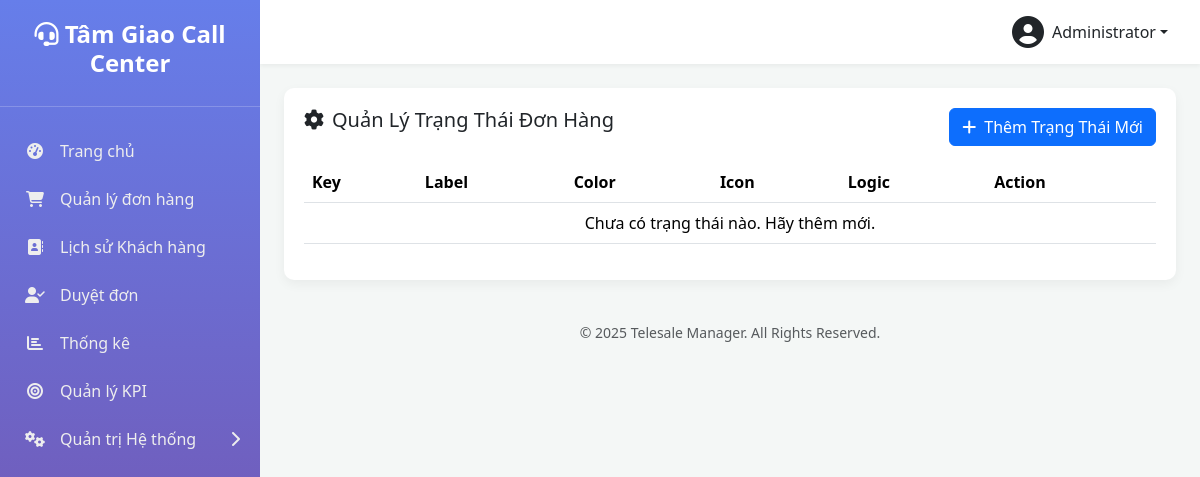
The app's page /admin-status-config.php (signed in), older data.
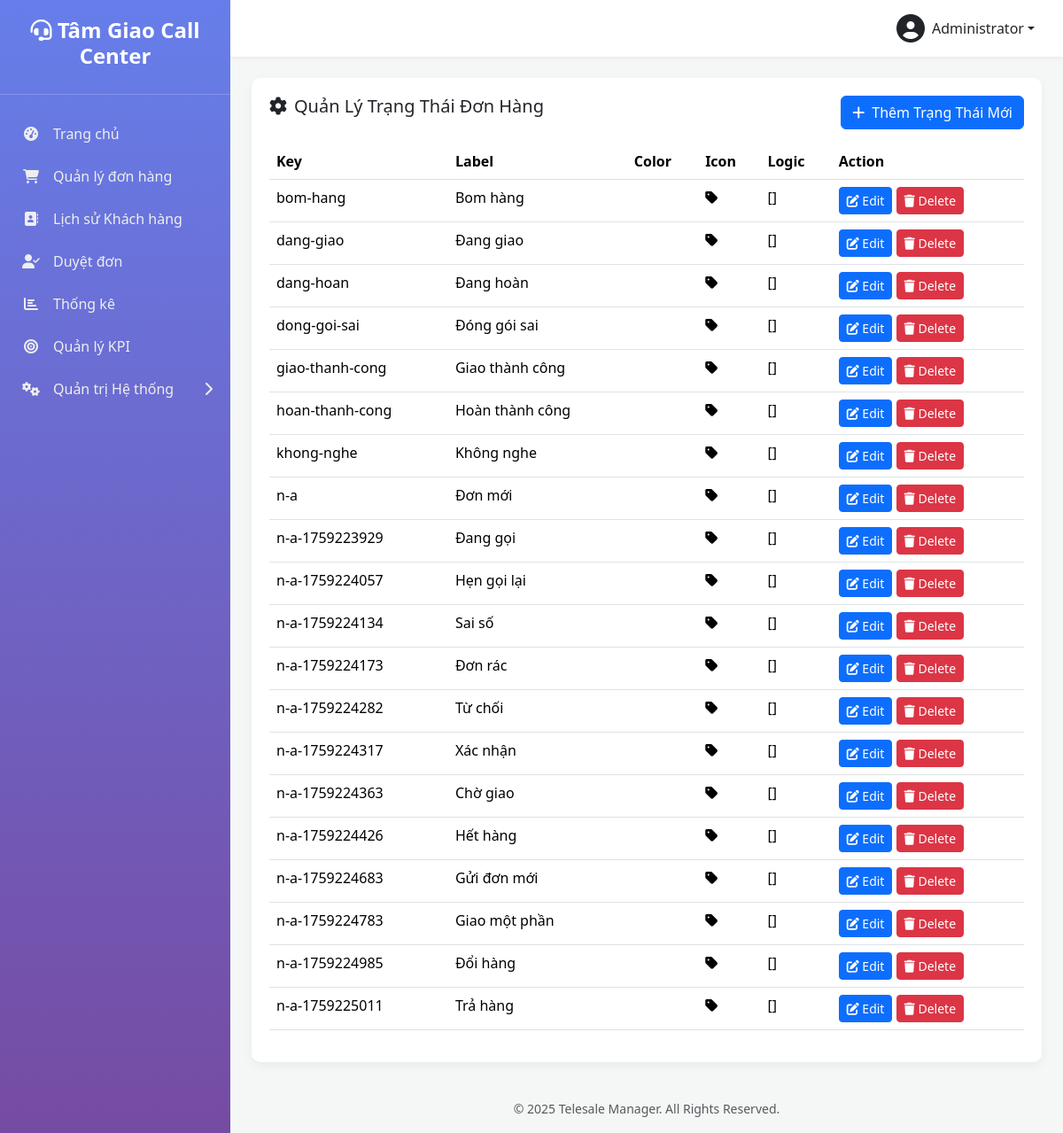
The same page, newer data.
### tables this page shows
CREATE TABLE `order_status_configs` (
  `status_key` varchar(50) NOT NULL,
  `label` varchar(100) NOT NULL,
  `color` varchar(20) NOT NULL,
  `icon` varchar(50) NOT NULL,
  `sort_order` int(11) NOT NULL DEFAULT 0,
  `logic_json` text NOT NULL,
  `created_by` int(10) UNSIGNED DEFAULT NULL,
  `created_at` datetime DEFAULT current_timestamp(),
  `updated_at` datetime DEFAULT current_timestamp() ON UPDATE current_timestamp()
);

### functions.php (called while the page is built, shortened)
<?php
function get_db_connection() {
    static $pdo = null;
    if ($pdo === null) {
        try {
            $dsn = "mysql:host=" . DB_HOST . ";dbname=" . DB_NAME . ";charset=" . DB_CHARSET;
            $options = [
                PDO::ATTR_ERRMODE => PDO::ERRMODE_EXCEPTION,
                PDO::ATTR_DEFAULT_FETCH_MODE => PDO::FETCH_ASSOC,
                PDO::ATTR_EMULATE_PREPARES => false,
            ];
            $pdo = new PDO($dsn, DB_USER, DB_PASS, $options);
        } catch (PDOException $e) {
            die('Database connection failed: ' . $e->getMessage());
        }
    }
    return $pdo;
}
function db_query($sql, $params = []) {
    $pdo = get_db_connection();
    $stmt = $pdo->prepare($sql);
    $stmt->execute($params);
    return $stmt;
}
function db_get_results($sql, $params = []) {
    $stmt = db_query($sql, $params);
    return $stmt->fetchAll(PDO::FETCH_ASSOC);
}
function get_order_status_configs() {
    static $configs = null;
    if ($configs === null) {
        $results = db_get_results("SELECT * FROM order_status_configs");
        $configs = [];
        foreach ($results as $row) {
            $configs[$row['status_key']] = [
                'label' => $row['label'],
                'color' => $row['color'],
                'icon' => $row['icon'],
                'logic' => json_decode($row['logic_json'], true) ?? []
            ];
        }
    }
    return $configs;
}

### admin-status-config.php (the view, shortened to what this page needs)
<?php
require_once 'functions.php';
$configs = get_order_status_configs();
include 'includes/header.php';
?>
<div class="table-card">
    <div class="d-flex justify-content-between mb-3">
        <h5><i class="fas fa-cog me-2"></i>Quản Lý Trạng Thái Đơn Hàng</h5>
        <button class="btn btn-primary" data-bs-toggle="modal" data-bs-target="#statusModal" data-mode="add">
            <i class="fas fa-plus me-2"></i>Thêm Trạng Thái Mới
        </button>
    </div>
    <div class="table-responsive">
        <table class="table table-hover">
            <thead>
                <tr>
                    <th>Key</th>
                    <th>Label</th>
                    <th>Color</th>
                    <th>Icon</th>
                    <th>Logic</th>
                    <th>Action</th>
                </tr>
            </thead>
            <tbody>
                <?php if (empty($configs)): ?>
                    <tr><td colspan="6" class="text-center">Chưa có trạng thái nào. Hãy thêm mới.</td></tr>
                <?php else: ?>
                    <?php foreach ($configs as $key => $conf): ?>
                    <tr>
                        <td><?php echo htmlspecialchars($key); ?></td>
                        <td><?php echo htmlspecialchars($conf['label']); ?></td>
                        <td><span class="badge bg-<?php echo htmlspecialchars($conf['color']); ?>">Mẫu</span></td>
                        <td><i class="fas <?php echo htmlspecialchars($conf['icon']); ?>"></i></td>
                        <td><?php echo htmlspecialchars(json_encode($conf['logic'], JSON_PRETTY_PRINT)); ?></td>
                        <td>
                            <button class="btn btn-primary btn-sm" data-bs-toggle="modal" data-bs-target="#statusModal"
                                    data-mode="edit" data-key="<?php echo htmlspecialchars($key); ?>"
                                    data-label="<?php echo htmlspecialchars($conf['label']); ?>"
                                    data-color="<?php echo htmlspecialchars($conf['color']); ?>"
                                    data-icon="<?php echo htmlspecialchars($conf['icon']); ?>"
                                    data-logic='<?php echo json_encode($conf['logic']); ?>'>
                                <i class="fas fa-edit"></i> Edit
                            </button>
                            <button class="btn btn-danger btn-sm btn-delete" data-key="<?php echo htmlspecialchars($key); ?>">
                                <i class="fas fa-trash"></i> Delete
                            </button>
                        </td>
                    </tr>
                    <?php endforeach; ?>
                <?php endif; ?>
            </tbody>
        </table>
    </div>
</div>
<?php include 'includes/footer.php'; ?>

Row changes from the older to the newer data that the page shows:
added order_status_configs: key "bom-hang", label "Bom hàng", logic "[]"
added order_status_configs: key "dang-giao", label "Đang giao", logic "[]"
added order_status_configs: key "dang-hoan", label "Đang hoàn", logic "[]"
added order_status_configs: key "dong-goi-sai", label "Đóng gói sai", logic "[]"
added order_status_configs: key "giao-thanh-cong", label "Giao thành công", logic "[]"
added order_status_configs: key "hoan-thanh-cong", label "Hoàn thành công", logic "[]"
added order_status_configs: key "khong-nghe", label "Không nghe", logic "[]"
added order_status_configs: key "n-a", label "Đơn mới", logic "[]"
added order_status_configs: key "n-a-1759223929", label "Đang gọi", logic "[]"
added order_status_configs: key "n-a-1759224057", label "Hẹn gọi lại", logic "[]"
added order_status_configs: key "n-a-1759224134", label "Sai số", logic "[]"
added order_status_configs: key "n-a-1759224173", label "Đơn rác", logic "[]"
added order_status_configs: key "n-a-1759224282", label "Từ chối", logic "[]"
added order_status_configs: key "n-a-1759224317", label "Xác nhận", logic "[]"
added order_status_configs: key "n-a-1759224363", label "Chờ giao", logic "[]"
added order_status_configs: key "n-a-1759224426", label "Hết hàng", logic "[]"
added order_status_configs: key "n-a-1759224683", label "Gửi đơn mới", logic "[]"
added order_status_configs: key "n-a-1759224783", label "Giao một phần", logic "[]"
added order_status_configs: key "n-a-1759224985", label "Đổi hàng", logic "[]"
added order_status_configs: key "n-a-1759225011", label "Trả hàng", logic "[]"
Text that changed along with them:
text no longer shown: "Chưa có trạng thái nào. Hãy thêm mới."
